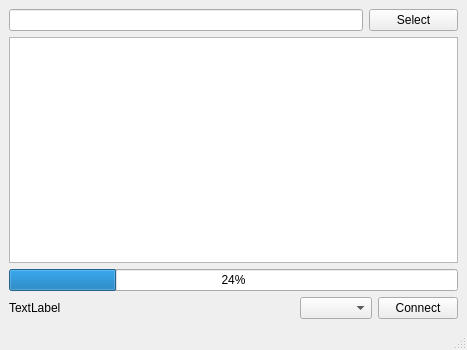
<?xml version="1.0" encoding="UTF-8"?>
<ui version="4.0">
 <class>MainWindow</class>
 <widget class="QMainWindow" name="MainWindow">
  <property name="geometry">
   <rect>
    <x>0</x>
    <y>0</y>
    <width>467</width>
    <height>350</height>
   </rect>
  </property>
  <property name="windowTitle">
   <string>MainWindow</string>
  </property>
  <widget class="QWidget" name="centralwidget">
   <layout class="QVBoxLayout" name="verticalLayout_2">
    <item>
     <layout class="QVBoxLayout" name="verticalLayout">
      <item>
       <layout class="QHBoxLayout" name="horizontalLayout" stretch="80,20">
        <item>
         <widget class="QLineEdit" name="tbFileName"/>
        </item>
        <item>
         <widget class="QPushButton" name="btsselect">
          <property name="text">
           <string>Select</string>
          </property>
         </widget>
        </item>
       </layout>
      </item>
      <item>
       <widget class="QListWidget" name="listWidget"/>
      </item>
      <item>
       <widget class="QProgressBar" name="progressBar">
        <property name="value">
         <number>24</number>
        </property>
       </widget>
      </item>
      <item>
       <layout class="QHBoxLayout" name="horizontalLayout_2" stretch="64,15,15">
        <item>
         <widget class="QLabel" name="lblnfo">
          <property name="text">
           <string>TextLabel</string>
          </property>
         </widget>
        </item>
        <item>
         <widget class="QComboBox" name="comboBox"/>
        </item>
        <item>
         <widget class="QPushButton" name="btnSerial">
          <property name="text">
           <string>Connect</string>
          </property>
         </widget>
        </item>
       </layout>
      </item>
     </layout>
    </item>
   </layout>
  </widget>
  <widget class="QMenuBar" name="menubar">
   <property name="geometry">
    <rect>
     <x>0</x>
     <y>0</y>
     <width>467</width>
     <height>21</height>
    </rect>
   </property>
  </widget>
  <widget class="QStatusBar" name="statusbar"/>
 </widget>
 <resources/>
 <connections/>
</ui>
